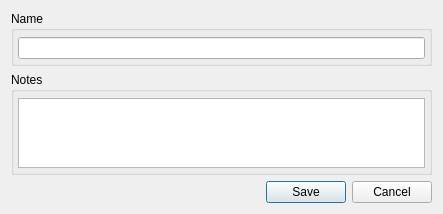
<?xml version="1.0" encoding="UTF-8"?>
<ui version="4.0">
 <class>RouteMapDialogBase</class>
 <widget class="QDialog" name="RouteMapDialogBase">
  <property name="geometry">
   <rect>
    <x>0</x>
    <y>0</y>
    <width>443</width>
    <height>200</height>
   </rect>
  </property>
  <property name="windowTitle">
   <string>LOS: Route Connector</string>
  </property>
  <layout class="QVBoxLayout" name="verticalLayout">
   <item>
    <widget class="QGroupBox" name="nameBox">
     <property name="title">
      <string>Name</string>
     </property>
     <layout class="QVBoxLayout" name="verticalLayout_3">
      <property name="spacing">
       <number>0</number>
      </property>
      <property name="leftMargin">
       <number>4</number>
      </property>
      <property name="topMargin">
       <number>6</number>
      </property>
      <property name="rightMargin">
       <number>4</number>
      </property>
      <property name="bottomMargin">
       <number>4</number>
      </property>
      <item>
       <widget class="QLineEdit" name="txtName"/>
      </item>
     </layout>
    </widget>
   </item>
   <item>
    <widget class="QGroupBox" name="notesBox">
     <property name="title">
      <string>Notes</string>
     </property>
     <layout class="QVBoxLayout" name="verticalLayout_2">
      <property name="spacing">
       <number>0</number>
      </property>
      <property name="leftMargin">
       <number>4</number>
      </property>
      <property name="topMargin">
       <number>6</number>
      </property>
      <property name="rightMargin">
       <number>4</number>
      </property>
      <property name="bottomMargin">
       <number>4</number>
      </property>
      <item>
       <widget class="QTextEdit" name="txtNotes">
        <property name="acceptRichText">
         <bool>false</bool>
        </property>
       </widget>
      </item>
     </layout>
    </widget>
   </item>
   <item>
    <layout class="QHBoxLayout" name="horizontalLayout">
     <property name="topMargin">
      <number>0</number>
     </property>
     <item>
      <spacer name="horizontalSpacer">
       <property name="orientation">
        <enum>Qt::Horizontal</enum>
       </property>
       <property name="sizeHint" stdset="0">
        <size>
         <width>40</width>
         <height>20</height>
        </size>
       </property>
      </spacer>
     </item>
     <item>
      <widget class="QPushButton" name="btnSave">
       <property name="text">
        <string>Save</string>
       </property>
      </widget>
     </item>
     <item>
      <widget class="QPushButton" name="btnCancel">
       <property name="text">
        <string>Cancel</string>
       </property>
      </widget>
     </item>
    </layout>
   </item>
  </layout>
 </widget>
 <resources/>
 <connections/>
</ui>
